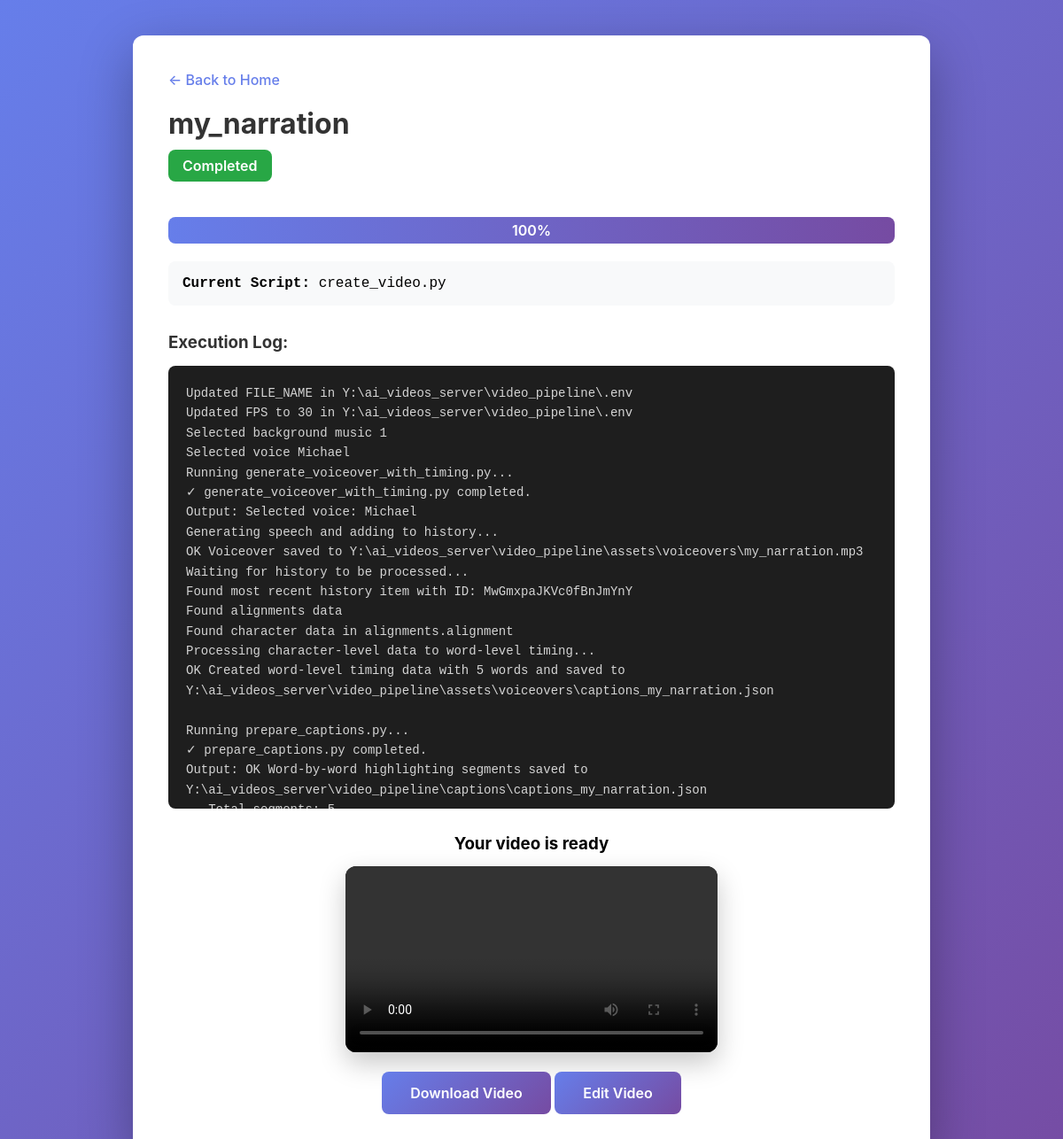
Screenshot of /job/29/ with the database file from the repository.
### pipeline/models.py (models this page shows, shortened)
class VideoJob(models.Model):
    STATUS_CHOICES = [
        ('pending', 'Pending'),
        ('running', 'Running'),
        ('completed', 'Completed'),
        ('failed', 'Failed'),
    ]
    file_name = models.CharField(max_length=255)
    fps = models.PositiveIntegerField(default=30)
    status = models.CharField(max_length=20, choices=STATUS_CHOICES, default='pending')
    current_script = models.CharField(max_length=255, blank=True)
    progress = models.IntegerField(default=0)
    log = models.TextField(blank=True)
    created_at = models.DateTimeField(default=timezone.now)
    completed_at = models.DateTimeField(null=True, blank=True)
    current_revision = models.PositiveIntegerField(default=0)
    rendered_revision = models.PositiveIntegerField(default=0)
    render_required = models.BooleanField(default=False)
    render_start_script = models.CharField(max_length=80, default="create_video.py")
    music_track = models.CharField(max_length=40, default="1")
    voice_key = models.CharField(max_length=40, default="Rachel_other")

### pipeline/views.py (the view)
# urls.py: path('job/<int:job_id>/', views.job_status, name='job_status'),
def job_status(request, job_id):
    job = get_object_or_404(VideoJob, id=job_id)
    return render(request, "pipeline/status.html", {"job": job})

### pipeline/templates/pipeline/status.html (shortened to what this page needs)
<!DOCTYPE html>
<html lang="en">
<head>
</head>
<body>
    <div class="container">
        <div class="card">
            <a href="{% url 'index' %}" class="back-link">← Back to Home</a>
            <h1>{{ job.file_name }}</h1>
            <div class="status-badge status-{{ job.status }}" id="status-badge">
                <span id="status-text">{{ job.get_status_display }}</span>
            </div>
            <div class="progress-container">
                <div class="progress-bar" id="progress-bar" style="width: {{ job.progress }}%;">
                    <span id="progress-text">{{ job.progress }}%</span>
                </div>
            </div>
            {% if job.current_script %}
            <div class="current-script">
                <strong>Current Script:</strong> <span id="current-script">{{ job.current_script }}</span>
            </div>
            {% endif %}
            <h3 style="margin: 30px 0 15px 0; color: #333;">Execution Log:</h3>
            <div class="log-container" id="log-container">{{ job.log|default:"Waiting to start..." }}</div>
            {% if job.status == 'completed' %}
            <div class="video-preview">
                <h3>Your video is ready</h3>
                <video controls preload="metadata" src="{% url 'watch_video' job.id %}">
                </video>
                <a href="{% url 'download_video' job.id %}" class="download-btn">
                    Download Video
                </a>
                <a href="{% url 'edit_job' job.id %}" class="edit-btn">
                    Edit Video
                </a>
            </div>
            {% endif %}
        </div>
    </div>
</body>
</html>

### pipeline/templates/pipeline/status.html (style rules this page uses)
* { margin: 0; padding: 0; box-sizing: border-box; }
body { font-family: -apple-system, BlinkMacSystemFont, 'Segoe UI', Roboto, Oxygen, Ubuntu, sans-serif; background: linear-gradient(135deg, #667eea 0%, #764ba2 100%); min-height: 100vh; padding: 40px 20px; }
.container { max-width: 900px; margin: 0 auto; }
.card { background: white; border-radius: 12px; padding: 40px; box-shadow: 0 20px 60px rgba(0,0,0,0.3); margin-bottom: 30px; }
h1 { color: #333; margin-bottom: 10px; font-size: 32px; }
.back-link { display: inline-block; color: #667eea; text-decoration: none; margin-bottom: 20px; font-weight: 500; }
.status-badge { display: inline-block; padding: 8px 16px; border-radius: 8px; font-weight: 600; margin-bottom: 20px; }
.status-completed { background: #28a745; color: white; }
.progress-container { background: #e9ecef; border-radius: 8px; height: 30px; margin: 20px 0; overflow: hidden; }
.progress-bar { height: 100%; background: linear-gradient(90deg, #667eea 0%, #764ba2 100%); transition: width 0.5s ease; display: flex; align-items: center; justify-content: center; color: white; font-weight: 600; }
.current-script { background: #f8f9fa; padding: 16px; border-radius: 8px; margin: 20px 0; font-family: 'Courier New', monospace; }
.log-container { background: #1e1e1e; color: #d4d4d4; padding: 20px; border-radius: 8px; max-height: 500px; overflow-y: auto; font-family: 'Courier New', monospace; font-size: 14px; line-height: 1.6; white-space: pre-wrap; }
.download-btn, .retry-btn, .edit-btn { display: inline-block; background: linear-gradient(135deg, #667eea 0%, #764ba2 100%); color: white; padding: 14px 32px; border-radius: 8px; text-decoration: none; font-size: 16px; font-weight: 600; transition: transform 0.2s, box-shadow 0.2s; border: 0; cursor: pointer; }
.video-preview { margin-top: 28px; text-align: center; }
.video-preview video { display: block; width: min(100%, 420px); max-height: 70vh; margin: 14px auto 22px; border-radius: 12px; background: #111; box-shadow: 0 12px 30px rgba(0,0,0,0.22); }

### rows the page displays
VideoJob: file_name "my_narration", status "Completed", progress "100", current_script "create_video.py", log "Updated FILE_NAME in Y:\\ai_videos_server\\video_pipeline\\.env Updated FPS to 30 in Y:\\ai_videos_server\\video_pipeline\\.env Selected background music 1 Selected voice Michael Running generate_voiceover_with_timing.py... ✓ generate_voiceover_with_timing.py completed. Output: Selected voice: Michael Generating speech and adding to history... OK Voiceover saved to Y:\\ai_videos_server\\video_pipeline\\assets\\voiceovers\\my_narration.mp3 Waiting for history to be processed... Found most recent history item with ID: MwGmxpaJKVc0fBnJmYnY Found alignments data Found character data in alignments.alignment Processing character-level data to word-level timing... OK Created word-level timing data with 5…"
